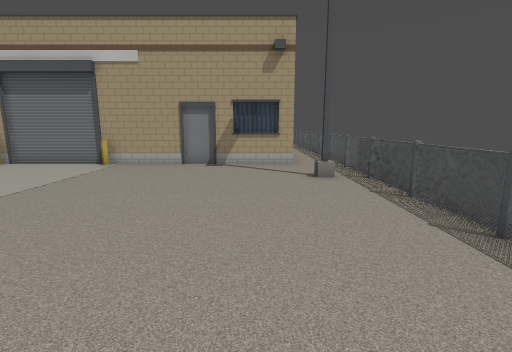
View 1 (above)

18 first-person views from a walk through a level from a Godot 3-D game. The camera is 1.5 m above the floor, tilts 10° down and sees 85° across. The floor is counted in squares, 1 m on a side. Each view is taken from the middle of a square. On the plan, view 1 faces up. The plan holds only what a view shows up to about 14 squares ahead; the rest is blank.

View 2
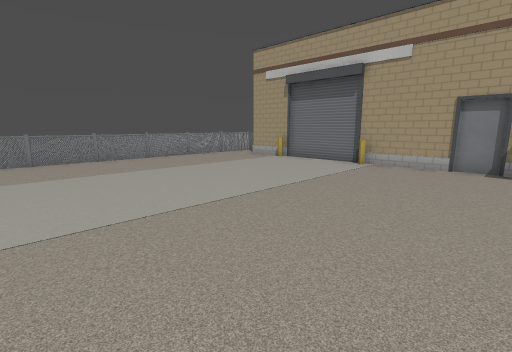

View 3
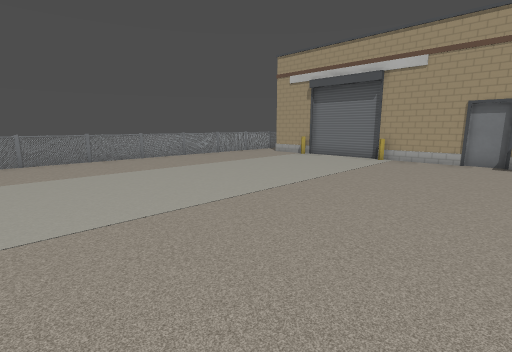

View 4
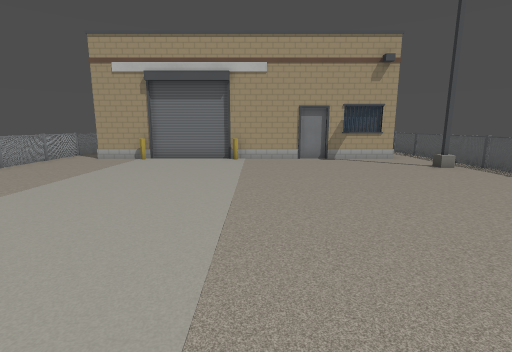

View 5
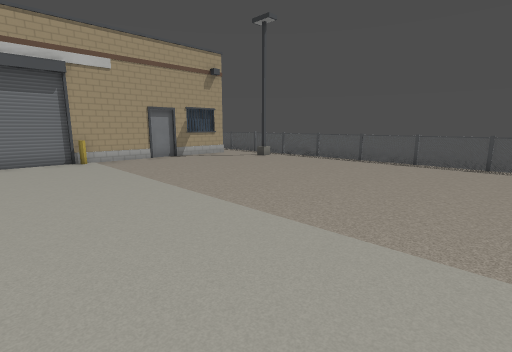

View 6
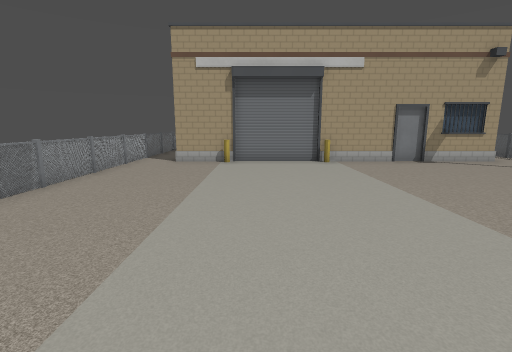

View 7
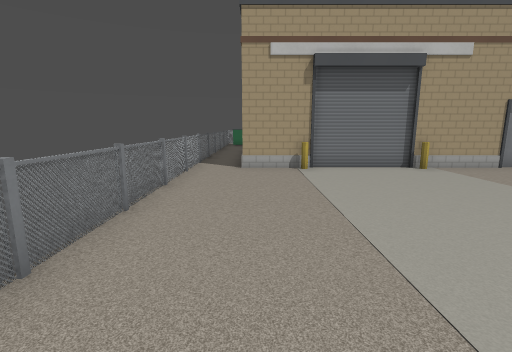

View 8
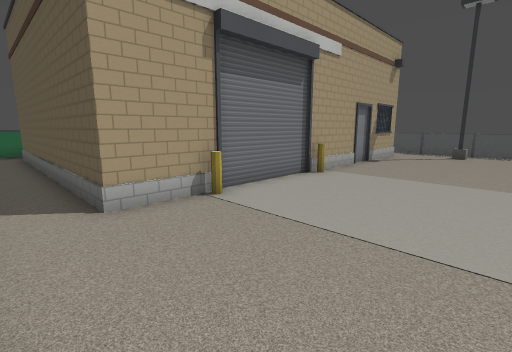

View 9
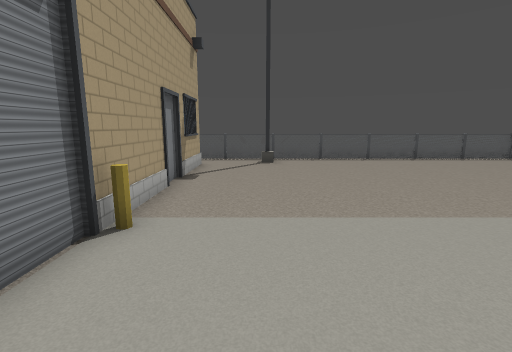

View 10
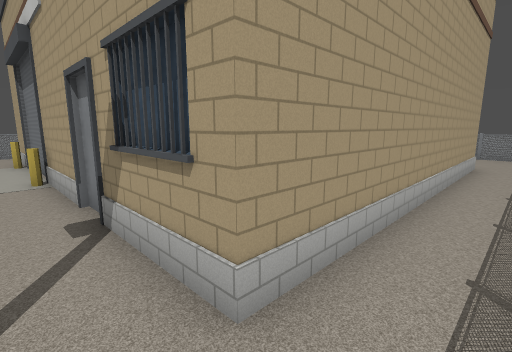

View 11
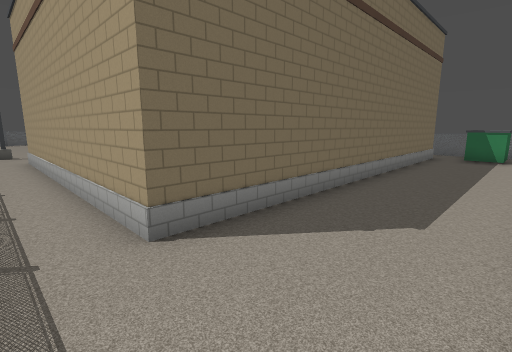

View 12
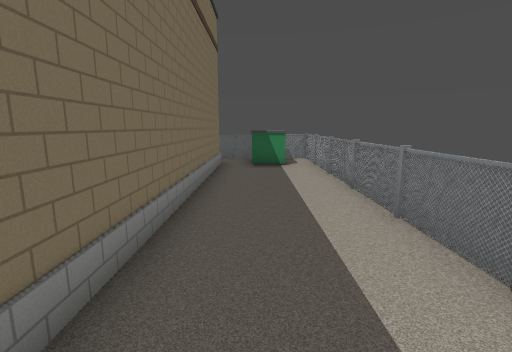

View 13
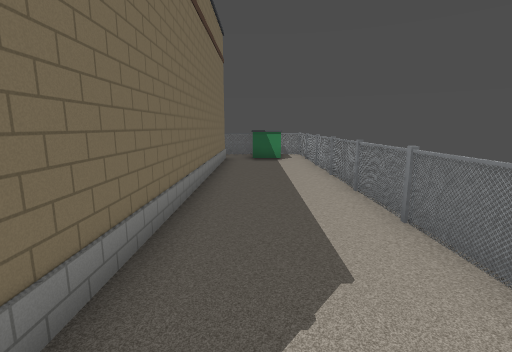

View 14
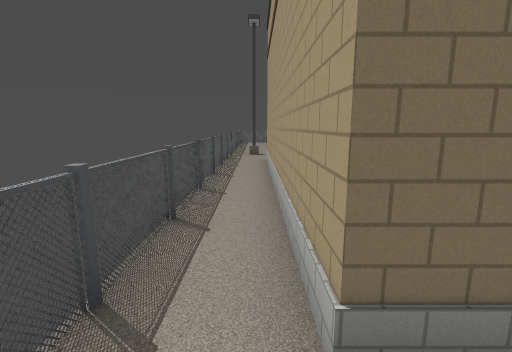

View 15
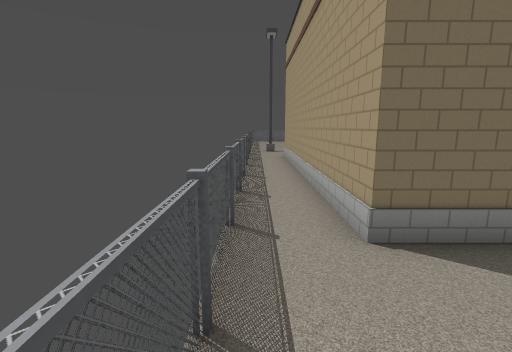

View 16
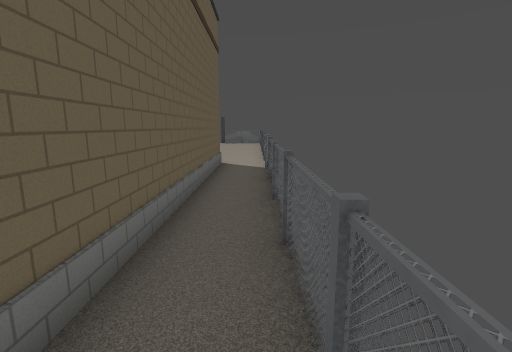

View 17
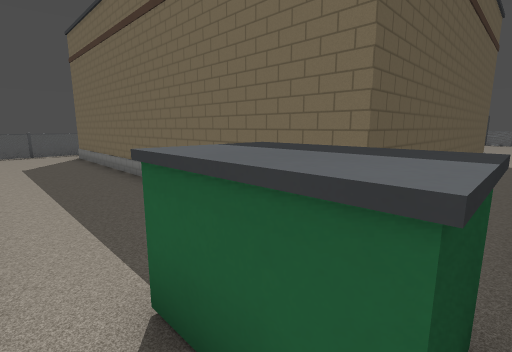

View 18
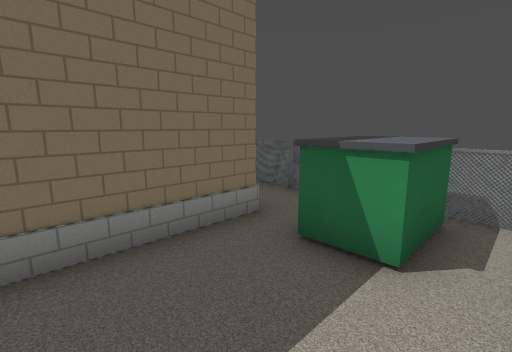

### Floor plan
Points are (right, up) in squares from view 1. A wall is a line through its corners. A room is listed if a view was taken in it or the views show most of it. See-through windows are left out.
Room 1 (views 1, 2, 3, 4, 5, 6, 7, 8, 9)
walls: (0.8, 11.5) (-0.9, 11.5); (1.5, 11.3) (-12.5, 11.3); (-14.4, 10.5) (-14.4, -1.5); (3.4, -3.2) (3.4, 9.5)
low walls: (1.8, 8.8) (2.2, 8.8)
ways out: opening at (-13.5, 11.5) to room 2; opening at (2.5, 10.5) to room 2
Room 2 (views 10, 11, 12, 13, 14, 15, 16, 17, 18)
walls: (-1.5, 26.4) (-14.4, 26.4) (-14.4, 10.5); (-12.2, 23.8) (-13.2, 23.8); (2.2, 26.4) (1, 26.4); (-13.9, 23.8) (-13.9, 25.2) (-12, 25.2) (-12, 23.8); (-12.5, 11.3) (-12.5, 22.5) (1.5, 22.5) (1.5, 11.3); (3.4, 9.5) (3.4, 25.6)
ways out: opening at (-13.5, 11.5) to room 1; opening at (2.5, 10.5) to room 1

Where each view was taken, in squares from view 1:
view 1: 0 up, 0 right, facing up
view 2: 0 up, 1 left, facing up-left
view 3: 2 down, 1 left, facing up-left
view 4: 2 down, 5 left, facing up
view 5: 2 down, 9 left, facing up-right
view 6: 1 down, 9 left, facing up
view 7: 1 up, 12 left, facing up
view 8: 6 up, 14 left, facing up-right
view 9: 9 up, 10 left, facing right
view 10: 10 up, 3 right, facing up-left
view 11: 26 up, 3 right, facing down-left
view 12: 24 up, 1 left, facing left
view 13: 24 up, 1 right, facing left
view 14: 24 up, 2 right, facing down
view 15: 26 up, 3 right, facing down
view 16: 23 up, 14 left, facing down
view 17: 26 up, 14 left, facing down-right
view 18: 26 up, 9 left, facing down-left
